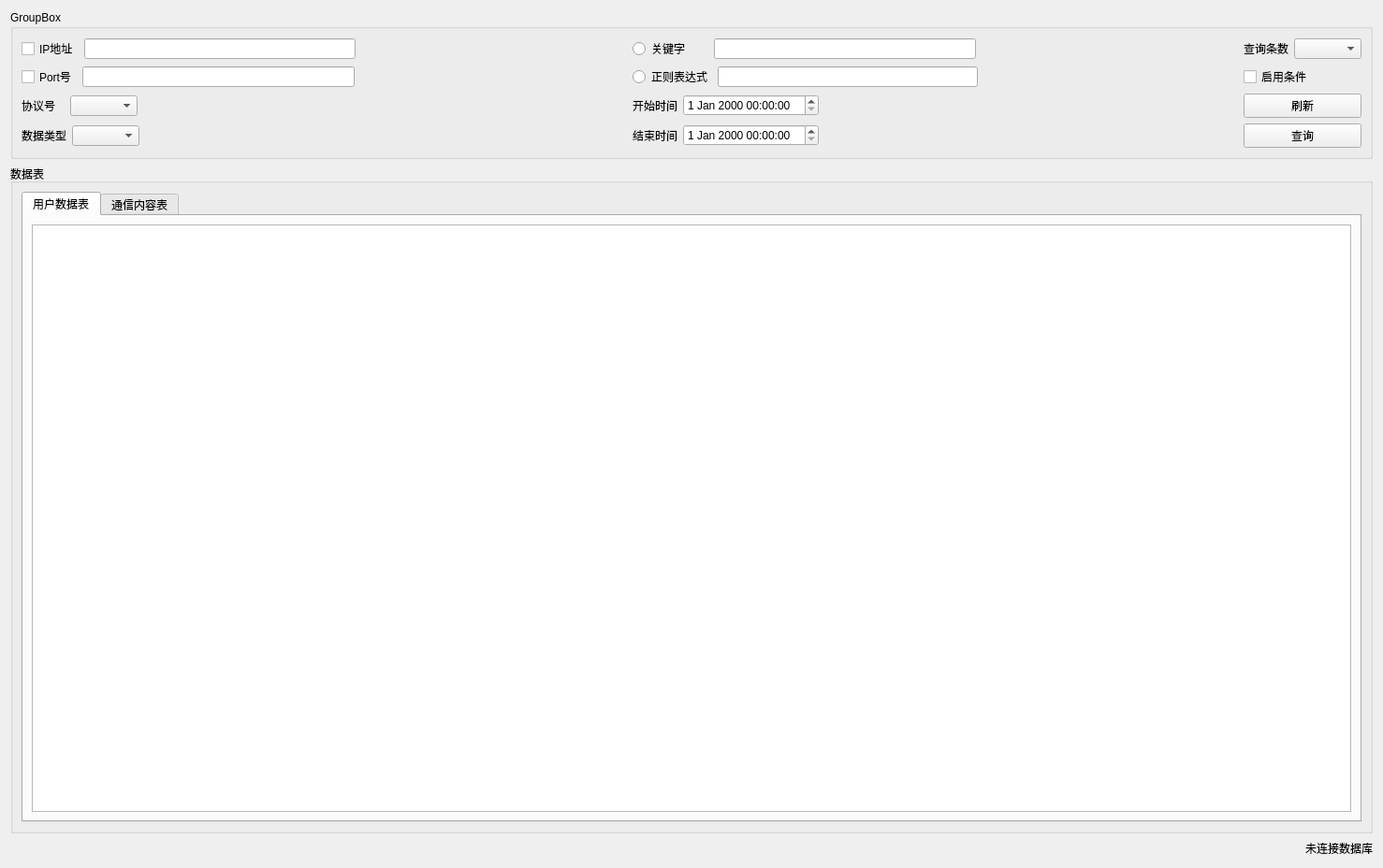
<?xml version="1.0" encoding="UTF-8"?>
<ui version="4.0">
 <class>UserManagerWidget</class>
 <widget class="QWidget" name="UserManagerWidget">
  <property name="geometry">
   <rect>
    <x>0</x>
    <y>0</y>
    <width>1478</width>
    <height>928</height>
   </rect>
  </property>
  <property name="windowTitle">
   <string>Form</string>
  </property>
  <layout class="QVBoxLayout" name="verticalLayout">
   <item>
    <widget class="QGroupBox" name="groupBox">
     <property name="title">
      <string>GroupBox</string>
     </property>
     <layout class="QHBoxLayout" name="horizontalLayout_10">
      <item>
       <layout class="QGridLayout" name="gridLayout">
        <property name="sizeConstraint">
         <enum>QLayout::SizeConstraint::SetFixedSize</enum>
        </property>
        <item row="0" column="2">
         <layout class="QHBoxLayout" name="horizontalLayout_7">
          <item>
           <widget class="QLabel" name="label_7">
            <property name="text">
             <string>查询条数</string>
            </property>
           </widget>
          </item>
          <item>
           <widget class="QComboBox" name="comboBox_3"/>
          </item>
         </layout>
        </item>
        <item row="0" column="1">
         <layout class="QHBoxLayout" name="horizontalLayout_4">
          <item>
           <widget class="QRadioButton" name="radioButton">
            <property name="text">
             <string>关键字      </string>
            </property>
           </widget>
          </item>
          <item>
           <widget class="QLineEdit" name="lineEdit_4"/>
          </item>
          <item>
           <spacer name="horizontalSpacer_2">
            <property name="orientation">
             <enum>Qt::Orientation::Horizontal</enum>
            </property>
            <property name="sizeHint" stdset="0">
             <size>
              <width>40</width>
              <height>20</height>
             </size>
            </property>
           </spacer>
          </item>
         </layout>
        </item>
        <item row="3" column="0">
         <layout class="QHBoxLayout" name="horizontalLayout_5">
          <property name="spacing">
           <number>6</number>
          </property>
          <property name="sizeConstraint">
           <enum>QLayout::SizeConstraint::SetDefaultConstraint</enum>
          </property>
          <item>
           <widget class="QLabel" name="label_5">
            <property name="text">
             <string>数据类型</string>
            </property>
           </widget>
          </item>
          <item>
           <widget class="QComboBox" name="comboBox"/>
          </item>
          <item>
           <spacer name="horizontalSpacer_9">
            <property name="orientation">
             <enum>Qt::Orientation::Horizontal</enum>
            </property>
            <property name="sizeHint" stdset="0">
             <size>
              <width>40</width>
              <height>20</height>
             </size>
            </property>
           </spacer>
          </item>
         </layout>
        </item>
        <item row="2" column="1">
         <layout class="QHBoxLayout" name="horizontalLayout_8">
          <item>
           <widget class="QLabel" name="label_8">
            <property name="text">
             <string>开始时间</string>
            </property>
           </widget>
          </item>
          <item>
           <widget class="QDateTimeEdit" name="dateTimeEdit"/>
          </item>
          <item>
           <spacer name="horizontalSpacer_4">
            <property name="orientation">
             <enum>Qt::Orientation::Horizontal</enum>
            </property>
            <property name="sizeHint" stdset="0">
             <size>
              <width>40</width>
              <height>20</height>
             </size>
            </property>
           </spacer>
          </item>
         </layout>
        </item>
        <item row="1" column="2">
         <widget class="QCheckBox" name="checkBox_3">
          <property name="text">
           <string>启用条件</string>
          </property>
         </widget>
        </item>
        <item row="1" column="1">
         <layout class="QHBoxLayout" name="horizontalLayout_3">
          <item>
           <widget class="QRadioButton" name="radioButton_2">
            <property name="text">
             <string>正则表达式</string>
            </property>
           </widget>
          </item>
          <item>
           <widget class="QLineEdit" name="lineEdit_3"/>
          </item>
          <item>
           <spacer name="horizontalSpacer_3">
            <property name="orientation">
             <enum>Qt::Orientation::Horizontal</enum>
            </property>
            <property name="sizeHint" stdset="0">
             <size>
              <width>40</width>
              <height>20</height>
             </size>
            </property>
           </spacer>
          </item>
         </layout>
        </item>
        <item row="3" column="1">
         <layout class="QHBoxLayout" name="horizontalLayout_9">
          <item>
           <widget class="QLabel" name="label_9">
            <property name="text">
             <string>结束时间</string>
            </property>
           </widget>
          </item>
          <item>
           <widget class="QDateTimeEdit" name="dateTimeEdit_2"/>
          </item>
          <item>
           <spacer name="horizontalSpacer_5">
            <property name="orientation">
             <enum>Qt::Orientation::Horizontal</enum>
            </property>
            <property name="sizeHint" stdset="0">
             <size>
              <width>40</width>
              <height>20</height>
             </size>
            </property>
           </spacer>
          </item>
         </layout>
        </item>
        <item row="2" column="2">
         <widget class="QPushButton" name="pushButton">
          <property name="text">
           <string>刷新</string>
          </property>
         </widget>
        </item>
        <item row="0" column="0">
         <layout class="QHBoxLayout" name="horizontalLayout_2">
          <item>
           <widget class="QCheckBox" name="checkBox">
            <property name="text">
             <string>IP地址</string>
            </property>
           </widget>
          </item>
          <item>
           <widget class="QLineEdit" name="lineEdit_2"/>
          </item>
          <item>
           <spacer name="horizontalSpacer_6">
            <property name="orientation">
             <enum>Qt::Orientation::Horizontal</enum>
            </property>
            <property name="sizeHint" stdset="0">
             <size>
              <width>40</width>
              <height>20</height>
             </size>
            </property>
           </spacer>
          </item>
         </layout>
        </item>
        <item row="2" column="0">
         <layout class="QHBoxLayout" name="horizontalLayout_6">
          <item>
           <widget class="QLabel" name="label_6">
            <property name="text">
             <string>协议号   </string>
            </property>
           </widget>
          </item>
          <item>
           <widget class="QComboBox" name="comboBox_2"/>
          </item>
          <item>
           <spacer name="horizontalSpacer_8">
            <property name="orientation">
             <enum>Qt::Orientation::Horizontal</enum>
            </property>
            <property name="sizeHint" stdset="0">
             <size>
              <width>40</width>
              <height>20</height>
             </size>
            </property>
           </spacer>
          </item>
         </layout>
        </item>
        <item row="1" column="0">
         <layout class="QHBoxLayout" name="horizontalLayout">
          <item>
           <widget class="QCheckBox" name="checkBox_2">
            <property name="text">
             <string>Port号</string>
            </property>
           </widget>
          </item>
          <item>
           <widget class="QLineEdit" name="lineEdit"/>
          </item>
          <item>
           <spacer name="horizontalSpacer_7">
            <property name="orientation">
             <enum>Qt::Orientation::Horizontal</enum>
            </property>
            <property name="sizeHint" stdset="0">
             <size>
              <width>40</width>
              <height>20</height>
             </size>
            </property>
           </spacer>
          </item>
         </layout>
        </item>
        <item row="3" column="2">
         <widget class="QPushButton" name="pushButton_2">
          <property name="text">
           <string>查询</string>
          </property>
         </widget>
        </item>
       </layout>
      </item>
     </layout>
    </widget>
   </item>
   <item>
    <widget class="QGroupBox" name="groupBox_2">
     <property name="title">
      <string>数据表</string>
     </property>
     <layout class="QHBoxLayout" name="horizontalLayout_11">
      <item>
       <widget class="QTabWidget" name="tabWidget">
        <property name="currentIndex">
         <number>0</number>
        </property>
        <widget class="QWidget" name="tab">
         <attribute name="title">
          <string>用户数据表</string>
         </attribute>
         <layout class="QHBoxLayout" name="horizontalLayout_13">
          <item>
           <widget class="QTableView" name="userTable"/>
          </item>
         </layout>
        </widget>
        <widget class="QWidget" name="tab_2">
         <attribute name="title">
          <string>通信内容表</string>
         </attribute>
         <layout class="QHBoxLayout" name="horizontalLayout_14">
          <item>
           <widget class="QTableView" name="processTable"/>
          </item>
         </layout>
        </widget>
       </widget>
      </item>
     </layout>
    </widget>
   </item>
   <item>
    <layout class="QHBoxLayout" name="horizontalLayout_12">
     <item>
      <spacer name="horizontalSpacer">
       <property name="orientation">
        <enum>Qt::Orientation::Horizontal</enum>
       </property>
       <property name="sizeHint" stdset="0">
        <size>
         <width>40</width>
         <height>20</height>
        </size>
       </property>
      </spacer>
     </item>
     <item>
      <widget class="QLabel" name="label">
       <property name="text">
        <string>未连接数据库</string>
       </property>
      </widget>
     </item>
    </layout>
   </item>
  </layout>
 </widget>
 <resources/>
 <connections/>
</ui>
